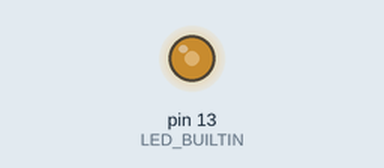
Recording of a sketch running on a simulated Arduino Uno, built with avr-gcc and run on an emulated ATmega328P. On the bench: output pins drawn as LEDs (lit = HIGH).

Above: at 0.1 s.
Timing chart, 0 to 1.6 s (numbered marks = the images above):
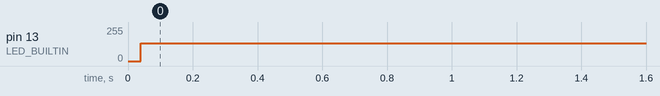

Measured:
- by itself, pin 13 (LED_BUILTIN): 0/255 → 132/255 at 0.04 s

The sketch:

week7.ino
```cpp
#include <LedToggle.h>
```

LedToggle.h
```cpp
#ifndef LedToggle_h
#define LedToggle_h
#include "Arduino.h"
// LedToggle 클래스 선언
// LED를 제어하고 상태 전환기능
class LedToggle{

    public:
//LED 핀을 설정 초기 상태를 설정
      LedToggle(int pin);
//LED 핀과 상태전환 딜레이 시간을 설정
      LedToggle(int pin,unsigned long delayTime);
//LED 상태 전환메소드
    void toggle();

    private:
//LED핀번호 저장변수
        int _pin;
//LED현재 상태 저장
        bool _state;
//딜레이 시간 저장
        unsigned long _delayTime;
};
#endif
```

myled.ino
```cpp
#include <LedToggle.h> //Sketch - include library
LedToggle led(LED_BUILTIN);
// LedToggle 객체를 생성
void setup(){
  // setup()  초기 설정
}
void loop(){
  // Arduino의 메인 루프 계속 밤복 실행됨
  //LED 계속 전환 켜지고 꺼지고
  led.toggle();
}
```
